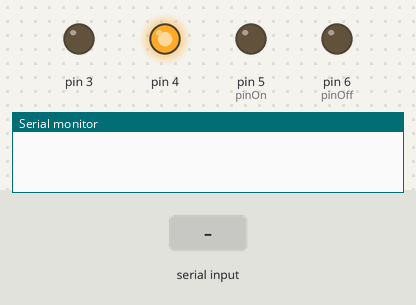
Recording of a sketch running on a simulated Arduino Uno, built with avr-gcc and run on an emulated ATmega328P. Parts: output pins drawn as LEDs (lit = HIGH), the last lines printed to the serial monitor. The inputs (shaded band) are chosen by the test bench.

Above: at 1.2 s.
1.3 s: "0" received over Serial
At 1.6 s:
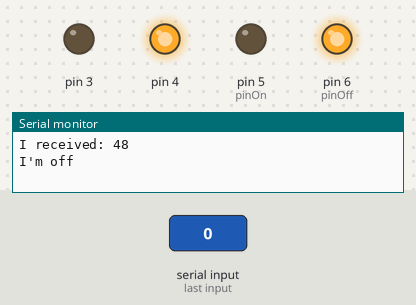
3.2 s: "1" received over Serial
At 3.5 s:
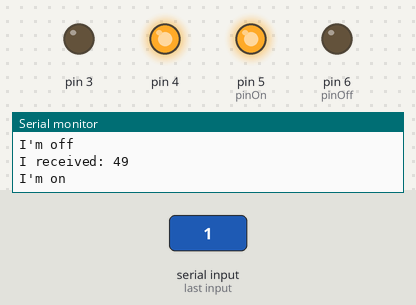
Timing chart, 0 to 6.2 s (numbered marks = the images above; inputs shaded):
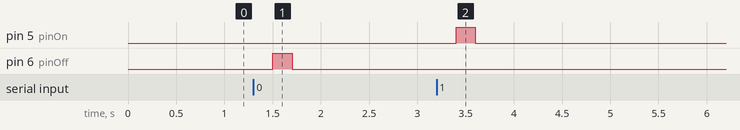

Measured:
- after the input at 1.3 s, pin 6 (pinOff): LOW → HIGH after 0.20 s, → LOW 0.20 s later
- after the input at 3.2 s, pin 5 (pinOn): LOW → HIGH after 0.20 s, → LOW 0.20 s later

The sketch:

LightsSerial.ino
```cpp
int incomingByte = 0;   // for incoming serial data
int pinOn = 5;
int pinOff = 6;


void setup() {
  pinMode(3, OUTPUT);
  digitalWrite(3, LOW);
  pinMode(4, OUTPUT);
  digitalWrite(4, HIGH);
  pinMode(pinOn, OUTPUT);
  pinMode(pinOff, OUTPUT);
  Serial.begin(9600);     // opens serial port, sets data rate to 9600 bps
}

void loop() {

        // send data only when you receive data:
        if (Serial.available() > 0) {
                // read the incoming byte:
                incomingByte = Serial.read();

                // say what you got:
                Serial.print("I received: ");
                Serial.println(incomingByte, DEC);

                if(incomingByte == 48)
                {
                  lightsOff();
                }

                else if(incomingByte == 49)
                {
                  lightsOn();
                }
        }
}

// turn the lights on
void lightsOn()
{
  Serial.println("I'm on");
  digitalWrite(pinOff, LOW);
  delay(200);
  digitalWrite(pinOn, HIGH);
  delay(200);
  digitalWrite(pinOn, LOW);
}

// turn the lights off
void lightsOff()
{
    Serial.println("I'm off");
  digitalWrite(pinOn, LOW);
  delay(200);
  digitalWrite(pinOff, HIGH);
  delay(200);
  digitalWrite(pinOff, LOW);
}
```
